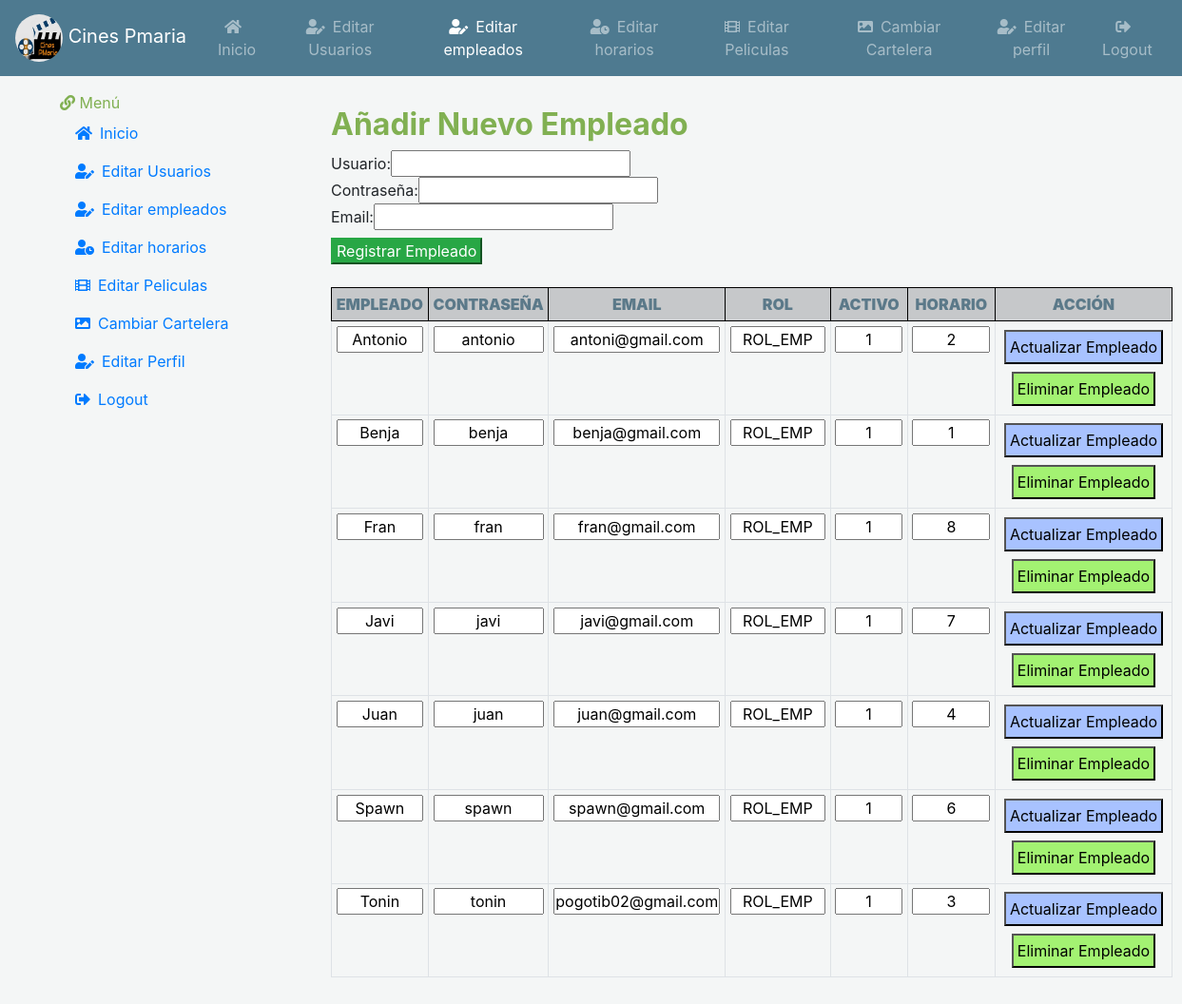
The page /vista/indexEditEmp.php (signed in) on the database its author committed.
### tables this page shows
CREATE TABLE `usuarios` (
  `usuario` varchar(25) NOT NULL,
  `contrasena` varchar(25) NOT NULL,
  `email` varchar(30) NOT NULL,
  `ROL` varchar(20) NOT NULL DEFAULT 'ROL_USER',
  `activo` int(5) NOT NULL DEFAULT 1,
  `horario` int(5) NOT NULL DEFAULT -1
);

### modelo/conexion.php (called while the page is built, shortened)
<?php
  class Conexion{
    private $conexion;
    public function __construct(){
      $this->servidor = "localhost";
      $this->usuario = "root";
      $this->clave = "";
      $this->base = "cinespmaria";
      $this->conexion = new mysqli($this->servidor, $this->usuario,
      $this->clave, $this->base);
    }
    public function ejecutarConsulta( $sql){
      $contenedor = $this->conexion->query($sql);
      return $contenedor->fetch_all();
    }
  }
 ?>

### modelo/userModelo.php (called while the page is built, shortened)
<?php
  class Users {
    public static function listaEmpleados(){
      $con = new Conexion();
      $cont = $con->ejecutarConsulta("SELECT * FROM usuarios WHERE ROL LIKE 'ROL_EMP'");
      return $cont;
    }
  }
 ?>

### vista/editEmpleados.php (the view, shortened to what this page needs)
  <body>
      <h2 class="text-success"><b> Añadir Nuevo Empleado </b></h2>
       <form autocomplete="off" method="POST" action= '../controlador/añadirEmp.php'>
          Usuario:<input type="text" name="usuario" value="<?php if(isset($_POST['usuario'])) echo $_POST['usuario']; ?>" required/>
          <br/>
          Contraseña:<input type="password" name="contraseña" value="<?php if(isset($_POST['contraseña'])) echo $_POST['contraseña']; ?>" required/>
          <br/>
          Email:<input type="email" name="email" value="<?php if(isset($_POST['email'])) echo $_POST['email']; ?>" required/>
          <br/>
            <input type="submit" value="Registrar Empleado" name="registrar" class="btn-success mt-2 px-1"/>
       </form>
      <br/>
        <table class="table table-bordered table-hover table-sm text-center">
        <thead>
          <tr class='text-dark table-dark'>
          <th style="border: 1px solid black;" class="text-blue"><b>EMPLEADO</b></th>
          <th style="border: 1px solid black;" class="text-blue"><b>CONTRASEÑA</b></th>
          <th style="border: 1px solid black;" class="text-blue"><b>EMAIL</b></th>
          <th style="border: 1px solid black;" class="text-blue"><b>ROL</b></th>
          <th style="border: 1px solid black;" class="text-blue px-2"><b>ACTIVO</b></th>
          <th style="border: 1px solid black;" class="text-blue px-2"><b>HORARIO</b></th>
          <th style="border: 1px solid black;" class="text-blue"><b>ACCIÓN</b></th>
        </tr>
      </thead>
        <?php
        foreach (Users::listaEmpleados() as $empleados) {
          ?>
          <form name = "formulario" method="POST" action= '../controlador/actualizarEmp.php'>
          <?php
            echo "<td><input name=newUser value =" . $empleados[0] . " class='w-100 text-center'> </td>" ;
            echo "<td> <input name=contrasena value =" . $empleados[1] .  " class='w-100 text-center' > </td>" ;
            echo "<td> <input name=email value =" . $empleados[2] .  " style='width : 175px;' class=' text-center' > </td>" ;
            echo "<td> <input name=roll value =" . $empleados[3] .  " style='width : 100px;'  class='text-center'> </td>" ;
            echo "<td> <input name=activo value =" . $empleados[4] .  "   class='w-100 text-center'> </td>" ;
            echo "<td> <input name=horario value =" . $empleados[5] . "  class='w-100 text-center' > </td>" ;
            echo "<td>"
           ?>
        <input type="submit" value="Actualizar Empleado" name="editUser" class="btn-bClaro m-1 p-1"/>
        </form>
          <form name = "formulario" method="POST" action= '../controlador/eliminarEmp.php'>
          <input type="submit" value="Eliminar Empleado" name="deleteEmp" class="btn-rClaro m-1 p-1"/>
        </form>
      <?php
   }
    echo "</table>";
?>
  </body>

### css/style.css (style rules this page uses)
* { margin:0; padding: 0; }
body { background-color: #f4f6f6 ; }
.text-blue { color: #5b7989; }
.text-success { color: #81B052 !important; }
.btn-bClaro { background-color: #a8c2ff !important; }
.btn-rClaro { background-color: #a3f272 !important; }

### rows shown on the page
usuarios: newUser "Antonio", contrasena "antonio", email "antoni@gmail.com", roll "ROL_EMP", activo "1", horario "2"
usuarios: newUser "Benja", contrasena "benja", email "benja@gmail.com", roll "ROL_EMP", activo "1", horario "1"
usuarios: newUser "Fran", contrasena "fran", email "fran@gmail.com", roll "ROL_EMP", activo "1", horario "8"
usuarios: newUser "Javi", contrasena "javi", email "javi@gmail.com", roll "ROL_EMP", activo "1", horario "7"
usuarios: newUser "Juan", contrasena "juan", email "juan@gmail.com", roll "ROL_EMP", activo "1", horario "4"
usuarios: newUser "Spawn", contrasena "spawn", email "spawn@gmail.com", roll "ROL_EMP", activo "1", horario "6"
usuarios: newUser "Tonin", contrasena "tonin", email "pogotib02@gmail.com", roll "ROL_EMP", activo "1", horario "3"
